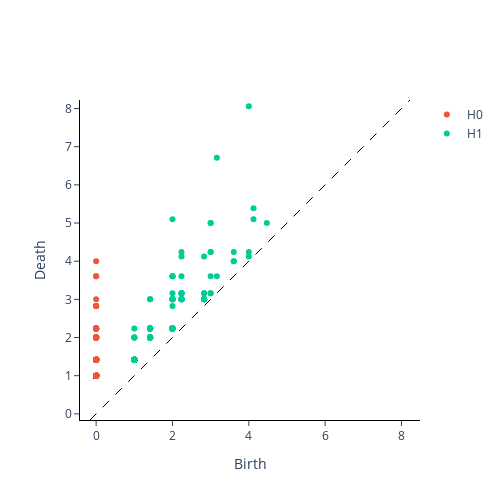

The code cell stored with this chart in its notebook:
### Code cell
PtCloudPers1test = VR.fit_transform(xypts1test)
VR.plot(PtCloudPers1test,0)

### Figure 1 — Plotly figure (JSON) as saved in the notebook; plotly's stock layout.template omitted (floating-point values rounded to 4 significant figures; data arrays with more than 128 entries replaced by an {"elided": "..."} marker saying what was removed)
{"data": [{"hoverinfo": "none", "line": {"color": "black", "dash": "dash", "width": 1}, "mode": "lines", "showlegend": false, "type": "scatter", "x": [-0.1612, 8.224], "y": [-0.1612, 8.224]}, {"hoverinfo": "text", "hovertext": {"elided": "678 str values"}, "mode": "markers", "name": "H0", "type": "scatter", "x": {"elided": "678 int values"}, "y": {"elided": "678 float values"}}, {"hoverinfo": "text", "hovertext": {"elided": "209 str values"}, "mode": "markers", "name": "H1", "type": "scatter", "x": {"elided": "209 float values"}, "y": {"elided": "209 float values"}}], "layout": {"height": 500, "plot_bgcolor": "white", "width": 500, "xaxis": {"autorange": false, "exponentformat": "e", "linecolor": "black", "linewidth": 1, "mirror": false, "range": [-0.1612, 8.224], "showexponent": "all", "showline": true, "side": "bottom", "ticks": "outside", "title": {"text": "Birth"}, "type": "linear", "zeroline": true}, "yaxis": {"autorange": false, "exponentformat": "e", "linecolor": "black", "linewidth": 1, "mirror": false, "range": [-0.1612, 8.224], "scaleanchor": "x", "scaleratio": 1, "showexponent": "all", "showline": true, "side": "left", "ticks": "outside", "title": {"text": "Death"}, "type": "linear", "zeroline": true}}}
